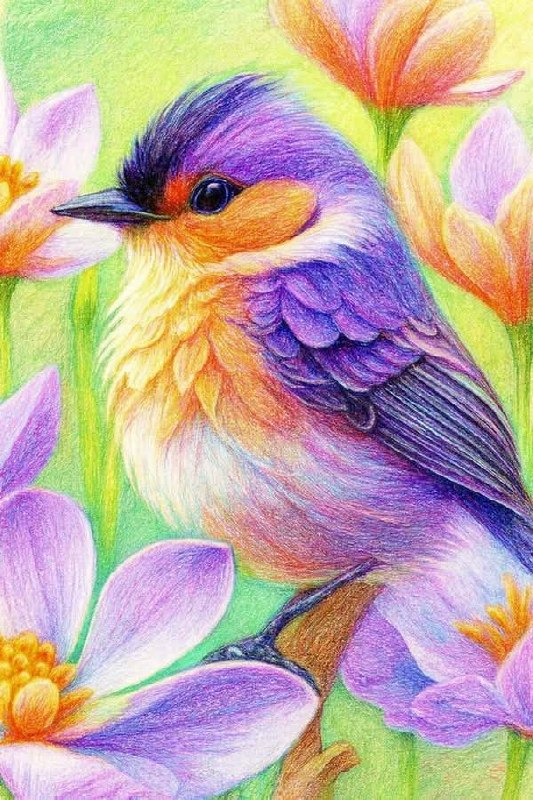
#> input picture inputs/birds_01_colorful_songbird.jpg, 533 x 800 px; its folder holds only this picture in this run
$ python -i advanced_mapping.py   (imports and definitions only)   (older library calls are emulated)
#> lines starting #> are read from the running program, lines starting #| are printed output that depends on the picture; after the words box and inside, x2 and y2 are one past the last pixel; in counts of white or black regions, pixels touching at a corner belong together
"""Notebook-faithful Advanced Mapping Lab v2 engine.

The functions below are extracted from ChromaBook_Advanced_Mapping_Lab_v2.
Palette is injected from the project's immutable main-21.palette.json.
"""
from __future__ import annotations
import io, os, json, time
from pathlib import Path
import cv2
import numpy as np
import pandas as pd
from PIL import Image, ImageOps, ImageDraw, ImageFont
from scipy import ndimage
from skimage.color import rgb2lab, lab2rgb, deltaE_ciede2000
from skimage.metrics import structural_similarity
from skimage.segmentation import slic, find_boundaries

PALETTE = []
pil_original = None
source_filename = None
CURRENT_PIPELINE = None

# [151 lines left out: functions hex_to_rgb, _palette_entries, normalize_palette, attach_palette_lab, to_rgb_array, crop_resize and 5 more, not called in this run]

def extract_edges(rgb, low=55, high=145, auto_canny=True, close_iter=1):
#> called with low = 55, high = 145, auto_canny = True, close_iter = 1
    gray = cv2.cvtColor(rgb, cv2.COLOR_RGB2GRAY)
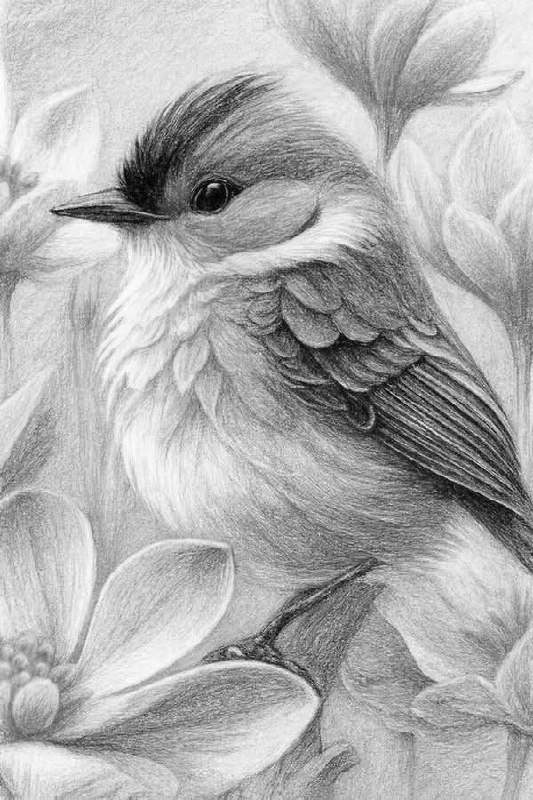
#> gray: shape (800, 533); min 0, max 255, mean 175
    gx = cv2.Scharr(gray, cv2.CV_32F, 1, 0)
    gy = cv2.Scharr(gray, cv2.CV_32F, 0, 1)
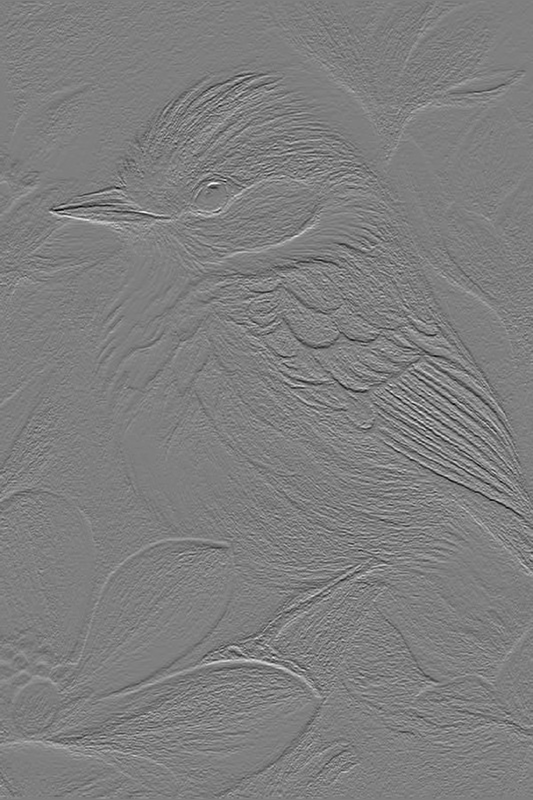
#> gy: shape (800, 533) float32; min -3082, max 3102, mean -1.3; drawn with min black and max white
    mag = cv2.magnitude(gx,gy)
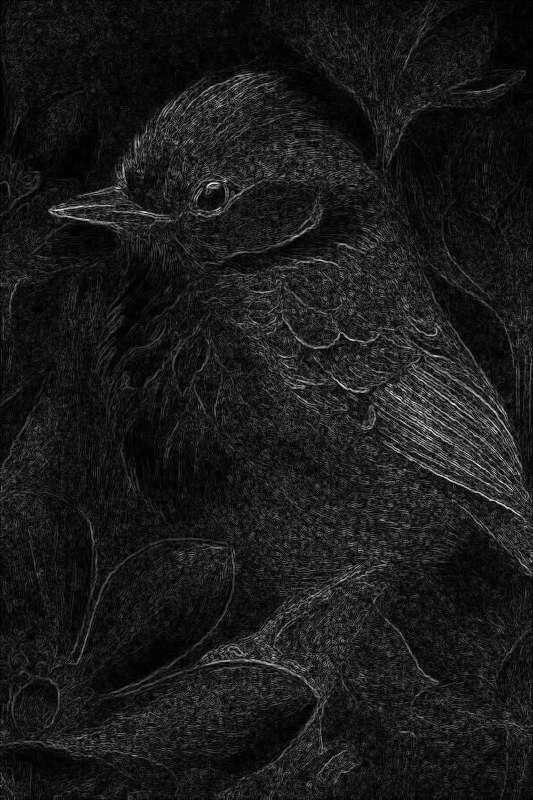
#> mag: shape (800, 533) float32; min 0, max 3312, mean 349.7; drawn with min black and max white
    scale = max(1e-6, float(np.percentile(mag, 99.5)))
#> scale = 1700.6
    grad = np.clip(mag/scale,0,1)
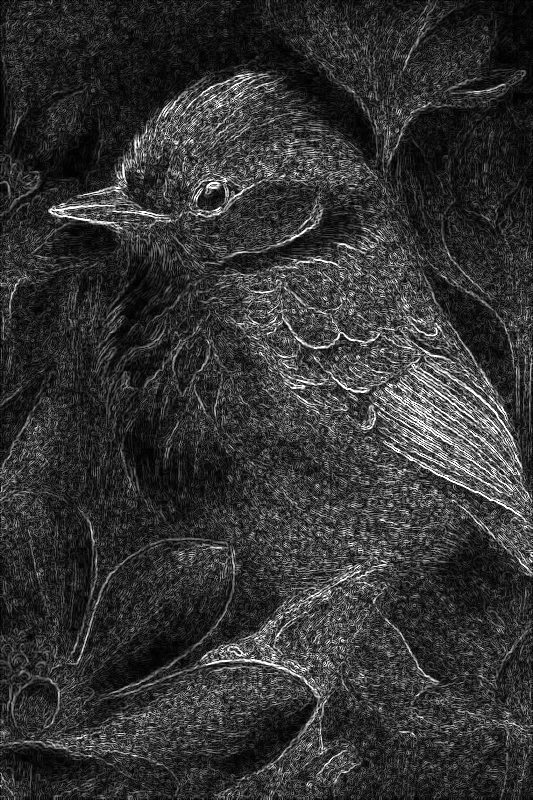
#> grad: shape (800, 533) float32; min 0, max 1, mean 0.205

    if auto_canny:
        med = float(np.median(gray))
#> med = 186
        lo = int(max(0,(1.0-0.33)*med))
#> lo = 124
        hi = int(min(255,max(lo+1,(1.0+0.33)*med)))
#> hi = 247
    else:
        lo,hi = int(low),int(high)
        if hi <= lo: hi = min(255,lo+1)

    canny = cv2.Canny(gray,lo,hi,L2gradient=True)
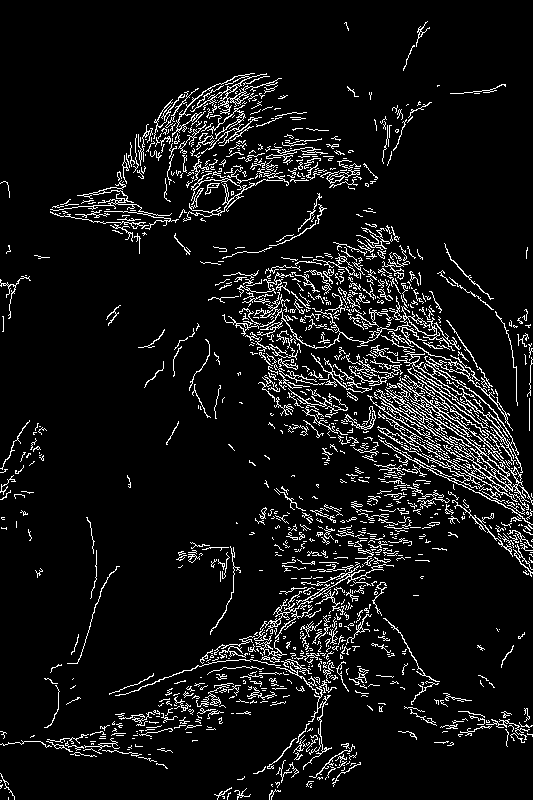
#> canny: shape (800, 533); 7.7% white in thin lines or dots
    if close_iter > 0:
        kernel = np.ones((3,3),np.uint8)
        canny = cv2.morphologyEx(canny,cv2.MORPH_CLOSE,kernel,iterations=int(close_iter))
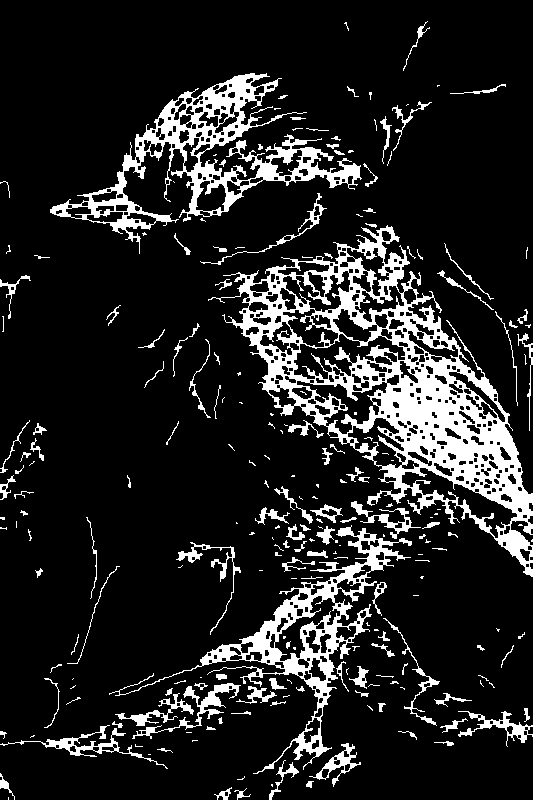
#> canny: shape (800, 533); 13.9% white; 228 white regions (108 under 20 px), largest, box (x1, y1, x2, y2) and area: (208, 225, 533, 577) 27237, (50, 73, 362, 254) 10423, (109, 525, 412, 774) 7886
    canny_f = canny.astype(np.float32)/255.0
    combined = np.maximum(grad*0.75,canny_f)
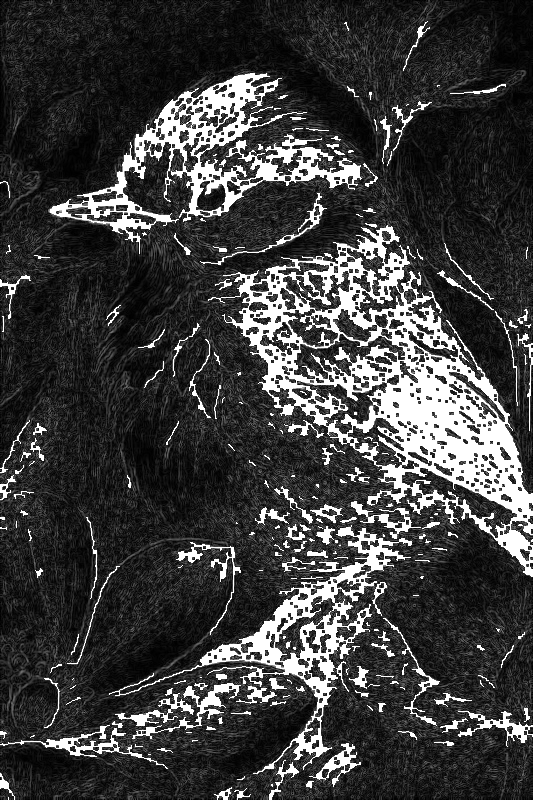
#> combined: shape (800, 533) float32; min 0, max 1, mean 0.245
    combined = cv2.GaussianBlur(combined,(0,0),0.65)
    return np.clip(combined,0,1).astype(np.float32), canny, grad

# [6 lines left out: function grid_geometry, not called in this run]

def lab_palette():
    return np.stack([p["lab"] for p in PALETTE]).astype(np.float32)

def delta_e_matrix(pixel_labs, palette_labs):
    # skimage broadcasts (N,1,3) against (1,K,3), returning N x K.
    return deltaE_ciede2000(pixel_labs[:,None,:],palette_labs[None,:,:]).astype(np.float32)

# [238 lines left out: functions sampled_pixels, trimmed_column_mean, build_cell_unary, build_region_balanced_unary, legacy_mean_lab_grid, boundary_pairwise_weights and 9 more, not called in this run]

ENGINE_NAMES = {
    "A":"A — Legacy Mean-Lab / ΔE76",
    "B":"B — Cell-wise CIEDE2000",
    "C":"C — Edge-Aware ICM",
    "D":"D — SLIC Region-Aware ICM",
}

# [89 lines left out: functions map_one_engine, run_all_engines, run_stability_test, not called in this run]

# Exact defaults and control bounds from Notebook v2 widget declarations.
DEFAULT_PARAMS = {
    "max_side": 900,
    "crop_enabled": False, "crop_x0": 0, "crop_y0": 0, "crop_x1": 100, "crop_y1": 100,
    "illumination_strength": 0.25, "illumination_sigma": 0.10,
    "clahe_clip": 1.5, "clahe_tiles": 8,
    "denoise_method": "bilateral", "denoise_strength": 18.0,
    "sharpen_fine": 0.15, "sharpen_coarse": 0.05,
    "auto_canny": True, "canny_low": 55, "canny_high": 145, "edge_close": 1,
    "grid_cols": 40, "max_samples": 96, "trim_fraction": 0.03,
    "smoothness_lambda": 1.8, "boundary_beta": 4.0, "icm_iterations": 5,
    "slic_segments": 320, "slic_compactness": 10.0, "region_balance": 0.25,
    "numbered_cell_px": 44, "numbered_line_width": 2,
}

PARAMETER_BOUNDS = {
    "max_side": (256, 1800), "crop_x0": (0,98), "crop_y0": (0,98),
    "crop_x1": (2,100), "crop_y1": (2,100),
    "illumination_strength": (0,1), "illumination_sigma": (0.02,0.25),
    "clahe_clip": (0,5), "clahe_tiles": (4,16),
    "denoise_strength": (0,60), "sharpen_fine": (0,1.5), "sharpen_coarse": (0,1),
    "canny_low": (0,254), "canny_high": (1,255), "edge_close": (0,3),
    "grid_cols": (8,120), "max_samples": (16,256), "trim_fraction": (0,0.30),
    "smoothness_lambda": (0,8), "boundary_beta": (0,10), "icm_iterations": (1,12),
    "slic_segments": (80,900), "slic_compactness": (1,30), "region_balance": (0,0.8),
    "numbered_cell_px": (20,90), "numbered_line_width": (1,5),
}
BOOL_PARAMS = {"crop_enabled","auto_canny"}
INT_PARAMS = {"max_side","crop_x0","crop_y0","crop_x1","crop_y1","clahe_tiles",
              "canny_low","canny_high","edge_close","grid_cols","max_samples",
              "icm_iterations","slic_segments","numbered_cell_px","numbered_line_width"}
ALLOWED_DENOISE = {"none","bilateral","nlm","median"}

# [101 lines left out: functions validate_params, run_image, save_run_outputs, not called in this run]


PARAMETER_UI = [
    {'group': 'Preprocess', 'key': 'max_side', 'label': 'Max analysis side', 'kind': 'range', 'min': 256, 'max': 1800, 'step': 32},
    {'group': 'Preprocess', 'key': 'crop_enabled', 'label': 'Enable crop', 'kind': 'bool', 'min': None, 'max': None, 'step': None},
    {'group': 'Preprocess', 'key': 'crop_x0', 'label': 'Crop left %', 'kind': 'range', 'min': 0, 'max': 98, 'step': 1},
    {'group': 'Preprocess', 'key': 'crop_y0', 'label': 'Crop top %', 'kind': 'range', 'min': 0, 'max': 98, 'step': 1},
    {'group': 'Preprocess', 'key': 'crop_x1', 'label': 'Crop right %', 'kind': 'range', 'min': 2, 'max': 100, 'step': 1},
    {'group': 'Preprocess', 'key': 'crop_y1', 'label': 'Crop bottom %', 'kind': 'range', 'min': 2, 'max': 100, 'step': 1},
    {'group': 'Preprocess', 'key': 'illumination_strength', 'label': 'Illumination correction', 'kind': 'range', 'min': 0, 'max': 1, 'step': 0.025},
    {'group': 'Preprocess', 'key': 'illumination_sigma', 'label': 'Illumination scale', 'kind': 'range', 'min': 0.02, 'max': 0.25, 'step': 0.01},
    {'group': 'Preprocess', 'key': 'clahe_clip', 'label': 'CLAHE clip limit', 'kind': 'range', 'min': 0, 'max': 5, 'step': 0.1},
    {'group': 'Preprocess', 'key': 'clahe_tiles', 'label': 'CLAHE tile grid', 'kind': 'range', 'min': 4, 'max': 16, 'step': 1},
    {'group': 'Preprocess', 'key': 'denoise_method', 'label': 'Denoise method', 'kind': 'select', 'min': None, 'max': None, 'step': None},
    {'group': 'Preprocess', 'key': 'denoise_strength', 'label': 'Denoise strength', 'kind': 'range', 'min': 0, 'max': 60, 'step': 1},
    {'group': 'Preprocess', 'key': 'sharpen_fine', 'label': 'Fine sharpen', 'kind': 'range', 'min': 0, 'max': 1.5, 'step': 0.025},
    {'group': 'Preprocess', 'key': 'sharpen_coarse', 'label': 'Coarse sharpen', 'kind': 'range', 'min': 0, 'max': 1, 'step': 0.025},
    {'group': 'Edges', 'key': 'auto_canny', 'label': 'Auto Canny thresholds', 'kind': 'bool', 'min': None, 'max': None, 'step': None},
    {'group': 'Edges', 'key': 'canny_low', 'label': 'Canny low', 'kind': 'range', 'min': 0, 'max': 254, 'step': 1},
    {'group': 'Edges', 'key': 'canny_high', 'label': 'Canny high', 'kind': 'range', 'min': 1, 'max': 255, 'step': 1},
    {'group': 'Edges', 'key': 'edge_close', 'label': 'Close iterations', 'kind': 'range', 'min': 0, 'max': 3, 'step': 1},
    {'group': 'Mapping', 'key': 'grid_cols', 'label': 'Grid columns', 'kind': 'range', 'min': 8, 'max': 120, 'step': 1},
    {'group': 'Mapping', 'key': 'max_samples', 'label': 'Samples / cell', 'kind': 'range', 'min': 16, 'max': 256, 'step': 8},
    {'group': 'Mapping', 'key': 'trim_fraction', 'label': 'Trim outliers', 'kind': 'range', 'min': 0, 'max': 0.3, 'step': 0.01},
    {'group': 'Mapping', 'key': 'smoothness_lambda', 'label': 'Smoothness λ', 'kind': 'range', 'min': 0, 'max': 8, 'step': 0.1},
    {'group': 'Mapping', 'key': 'boundary_beta', 'label': 'Boundary sensitivity β', 'kind': 'range', 'min': 0, 'max': 10, 'step': 0.25},
    {'group': 'Mapping', 'key': 'icm_iterations', 'label': 'ICM iterations', 'kind': 'range', 'min': 1, 'max': 12, 'step': 1},
    {'group': 'Mapping', 'key': 'slic_segments', 'label': 'SLIC segments', 'kind': 'range', 'min': 80, 'max': 900, 'step': 20},
    {'group': 'Mapping', 'key': 'slic_compactness', 'label': 'SLIC compactness', 'kind': 'range', 'min': 1, 'max': 30, 'step': 0.5},
    {'group': 'Mapping', 'key': 'region_balance', 'label': 'Region balance', 'kind': 'range', 'min': 0, 'max': 0.8, 'step': 0.025},
    {'group': 'Mapping', 'key': 'numbered_cell_px', 'label': 'Number cell px', 'kind': 'range', 'min': 20, 'max': 90, 'step': 2},
    {'group': 'Mapping', 'key': 'numbered_line_width', 'label': 'Grid line width', 'kind': 'range', 'min': 1, 'max': 5, 'step': 1},
]

>>> import cv2
>>> picture = cv2.cvtColor(cv2.imread('../../inputs/birds_01_colorful_songbird.jpg'), cv2.COLOR_BGR2RGB)
>>> result = extract_edges(picture)

$ run again, on inputs/birds_02_songbird_flowers.jpg
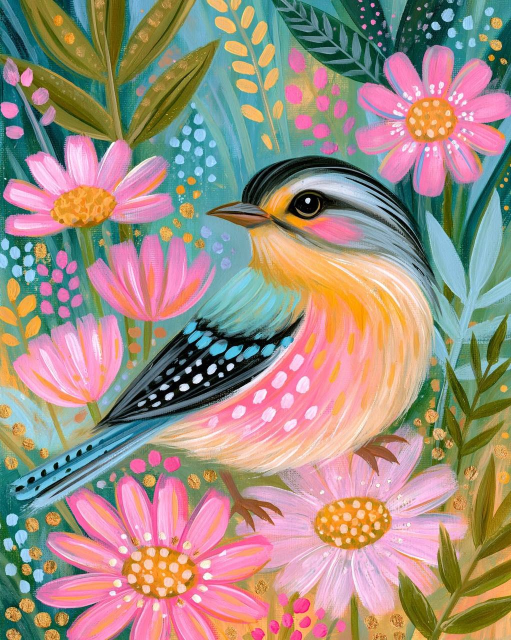
#> input picture inputs/birds_02_songbird_flowers.jpg, 1022 x 1280 px (shown at 1/2 size)
#> scale = 1834.8
#> med = 157
#> lo = 105
#> hi = 208
#> in extract_edges, `canny = cv2.Canny(gray,lo,hi,L2gradient=True)`:
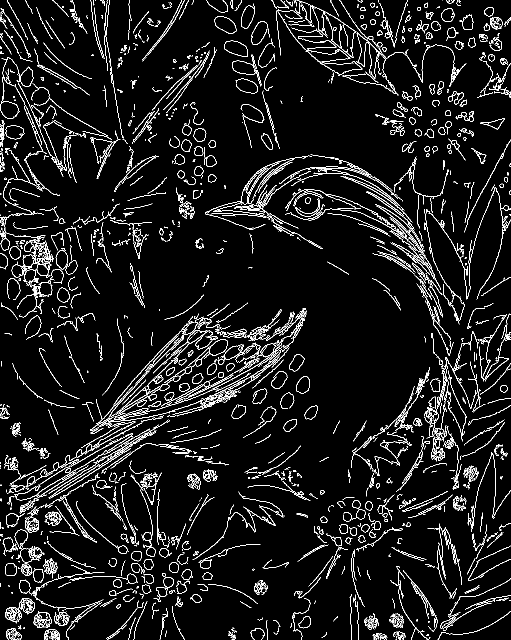
#> canny: shape (1280, 1022) (shown at 1/2 size); 6.7% white in thin lines or dots
#> canny_f: shape (1280, 1022) float32; values 0 (black) and 1 (white), 9.5% white; 586 white regions (137 under 20 px), largest, box (x1, y1, x2, y2) and area: (8, 607, 613, 1027) 20820, (410, 309, 882, 580) 11313, (0, 114, 224, 635) 7666
#> in extract_edges, `combined = np.maximum(grad*0.75,canny_f)`:
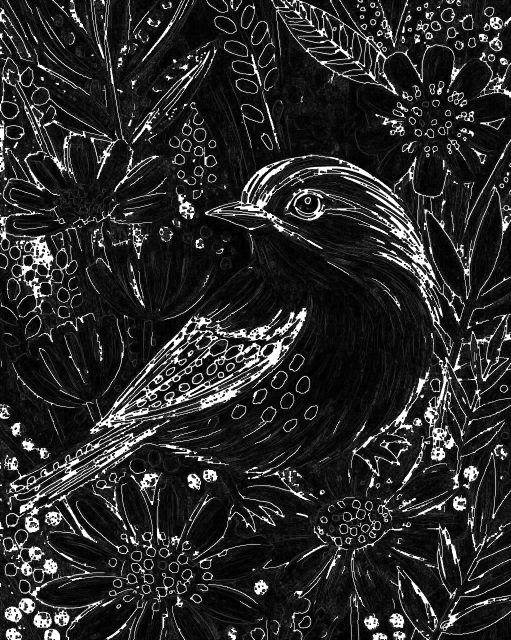
#> combined: shape (1280, 1022) float32 (shown at 1/2 size); min 0, max 1, mean 0.165

$ run again, on inputs/birds_03_snowy_owl.jpg
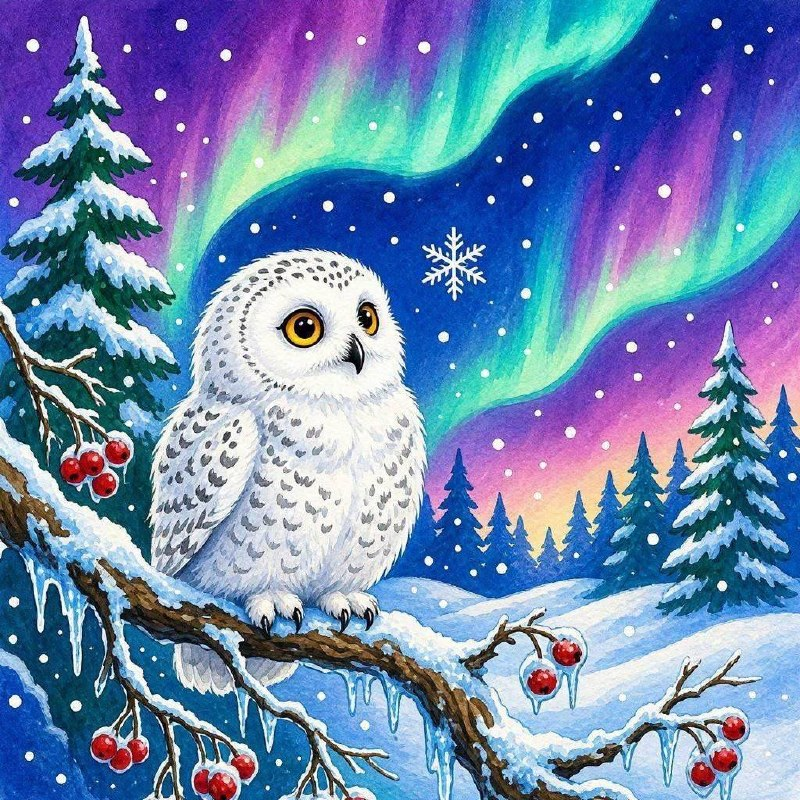
#> input picture inputs/birds_03_snowy_owl.jpg, 800 x 800 px
#> scale = 3170.3
#> med = 126
#> lo = 84
#> hi = 167
#> in extract_edges, `canny = cv2.Canny(gray,lo,hi,L2gradient=True)`:
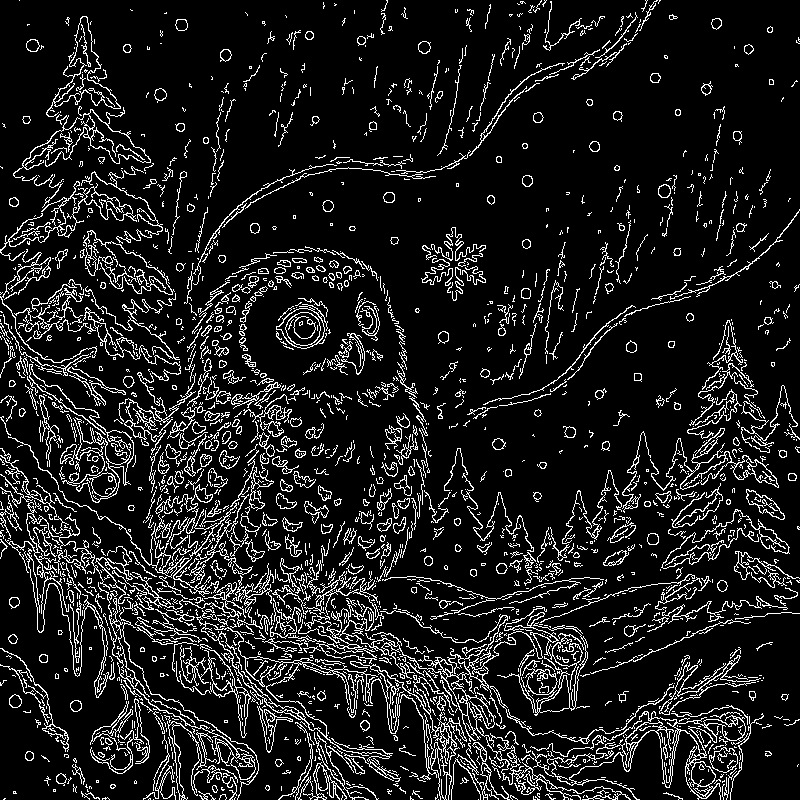
#> canny: shape (800, 800); 11.5% white in thin lines or dots
#> canny_f: shape (800, 800) float32; values 0 (black) and 1 (white), 19% white; 488 white regions (210 under 20 px), largest, box (x1, y1, x2, y2) and area: (0, 0, 800, 800) 95831, (421, 227, 486, 301) 1437, (467, 209, 800, 419) 1315
#> in extract_edges, `combined = np.maximum(grad*0.75,canny_f)`:
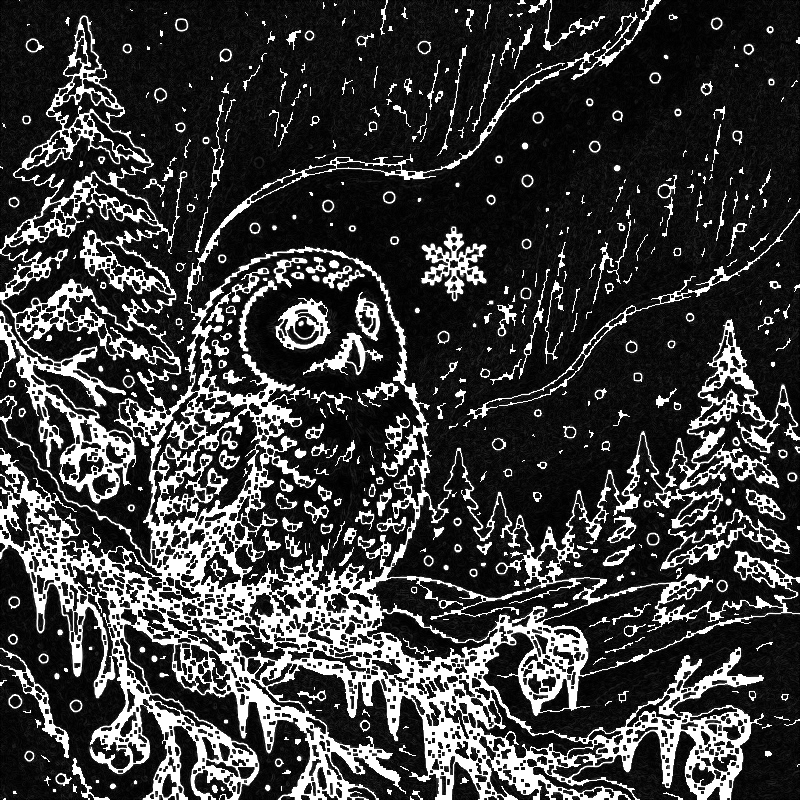
#> combined: shape (800, 800) float32; min 0, max 1, mean 0.238
